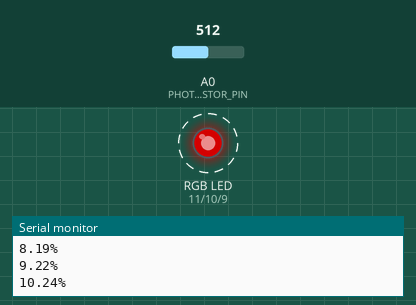
The sketch below on a simulated Arduino Uno, built with avr-gcc and run on an emulated ATmega328P. Shown: an RGB LED mixed from three pins (HIGH = lit), the last lines printed to the serial monitor. Dashed ring = blinking. The inputs (shaded band) are chosen by the test bench; at power-on: A0 (PHOTORESISTOR_PIN) = 512. Dim RGB values are drawn brighter than linear.

Above: at 1.2 s.
1.3 s: A0 (PHOTORESISTOR_PIN) set to 677
At 3.5 s:
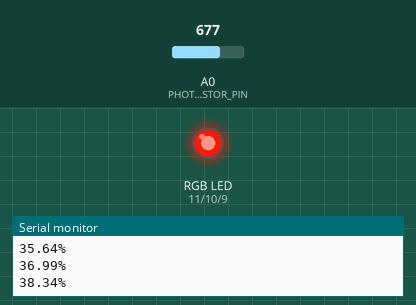
4.3 s: A0 (PHOTORESISTOR_PIN) set to 704
At 5.1 s:
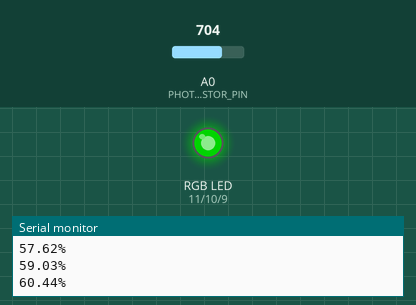
Timing chart, 0 to 7.3 s (numbered marks = the images above; inputs shaded):
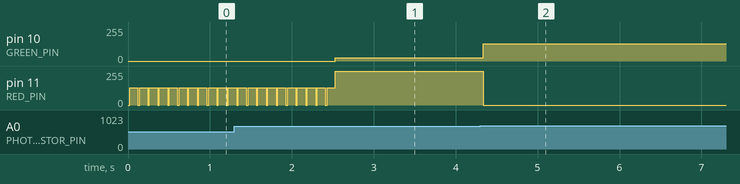

The sketch:

day_9.ino
```cpp
/*
 * 30 Days - Lost in Space
 * Day 9 - A Better Way to Do Things
 *
 * Learn more at https://inventr.io/adventure
 *
 * Now that we know how to measure our battery charging rate and we know how to display
 * multiple colors with the RGB LED, let's combine those two concepts to display different
 * colors as our battery charges to give a good indication of our current battery state.
 *
 * Alex Eschenauer
 * David Schmidt
 * Greg Lyzenga
 */

/*
 * Arduino concepts introduced/documented in this lesson.
 * - float:   Variable type for decimal numbers that include a decimal point
 * - else if: Control structure for making multiple if decisions together
 *
 * Parts and electronics concepts introduced in this lesson.
 */

// Explicitly include Arduino.h
#include "Arduino.h"

// Our photoresistor will give us a reading of the current light level on this analog pin
const byte PHOTORESISTOR_PIN = A0;  // Photoresistor analog pin

// RGB LED pins
const byte RED_PIN = 11;    // pin controlling the red leg of our RGB LED
const byte GREEN_PIN = 10;  // pin ccontrolling the green leg of our RGB LED
const byte BLUE_PIN = 9;    // pin ccontrolling the blue leg of our RGB LED

const unsigned long BATTERY_CAPACITY = 50000;  // Maximum battery capacity

/*
 * Display a color on our RGB LED by providing an intensity for
 * our red, green and blue LEDs.
 */
void displayColor(
  byte red_intensity,    // red LED intensity (0-255)
  byte green_intensity,  // green LED intensity (0-255)
  byte blue_intensity    // blue LED intensity (0-255)
) {
  analogWrite(RED_PIN, red_intensity);      // write red LED intensity using PWM
  analogWrite(GREEN_PIN, green_intensity);  // write green LED intensity using PWM
  analogWrite(BLUE_PIN, blue_intensity);    // write blue LED intensity using PWM
}

void setup() {
  // Declare the RGB LED pins as outputs:
  pinMode(RED_PIN, OUTPUT);
  pinMode(GREEN_PIN, OUTPUT);
  pinMode(BLUE_PIN, OUTPUT);

  // Start serial monitor
  Serial.begin(9600);
}

void loop() {
  // Use static because we need this variable to maintain it's value across
  // multiple loop() runs.
  static unsigned long battery_level = 0;  // Current battery charge level (set to 0 first time used)

  battery_level += analogRead(PHOTORESISTOR_PIN);  // Add current "charge amount" to our battery

  // We can't charge the battery higher than it's capacity, set level as full if it goes over
  if (battery_level > BATTERY_CAPACITY) {
    battery_level = BATTERY_CAPACITY;
  }

  /*
   * IMPORTANT NOTE:
   * If you perform an operation using integer arithemetic each value is not
   * automatically converted to a floating point (decimal) number.
   *
   * In the calculation below, if we divide the integer battery value by the
   * integer battery capacity (battery_level / BATTERY_CAPACITY) then the result
   * would ALWAYS be 0, even if that 0 gets converted afterwards to a float (0.0).
   *
   * To avoid this, we use the "(float)" declaration before each of our values to
   * instruct the compiler to FIRST convert the value to floating point and then
   * perform the calculation using floating point math.
   *
   * If our current_battery_level is less than the battery capacity the initial
   * calculation gives us a number from 0.0 to 1.0.  We then multiple by 100 to
   * get a percentage value from 0.0 up to 100.0.
   */

  // Compute battery charge percentage from our function
  float percentage = ((float)battery_level / (float)BATTERY_CAPACITY) * 100;

  if (percentage >= 50.0) {     // battery level is OK, display green
    displayColor(0, 128, 0);  // display green
  } else if (percentage >= 25.0 && percentage < 50.0) {
    displayColor(255, 25, 0);  // display yellow-ish/amber for early warning
  } else {                     // Level must be less than 25%, display "pulsating" red
    // To pulsate the red light we briefly turn the LED off and then display red, giving it
    // a pulsating effect.
    displayColor(0, 0, 0);    // Turn off our LED
    delay(20);                // ...and delay briefly
    displayColor(128, 0, 0);  // then display red
  }
  Serial.println(String(percentage, 2) + "%");  // Display our floating point percentage (like 12.34) WITHOUT a newline
  //Serial.println("%");       // then display the percent sign ("%") with a newline.

  delay(100);  // Delay 1/10 of a second so displayed values don't scroll too fast
}
```

Measured:
- the behaviour switches between 691 and 692 on A0 (PHOTORESISTOR_PIN) (found by bisection; images 1 and 2)
- after the input at 1.3 s, pin 10 (GREEN_PIN): 0/255 → 25/255 after 1.2 s instead of 1.6 s
